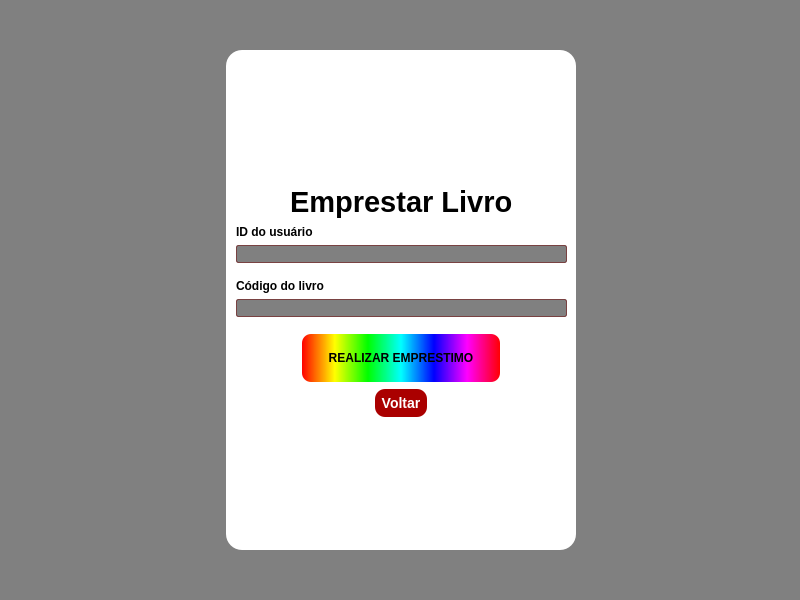
<?xml version="1.0" encoding="UTF-8"?>
<ui version="4.0">
 <class>MainWindow</class>
 <widget class="QMainWindow" name="MainWindow">
  <property name="geometry">
   <rect>
    <x>0</x>
    <y>0</y>
    <width>800</width>
    <height>600</height>
   </rect>
  </property>
  <property name="windowTitle">
   <string>MainWindow</string>
  </property>
  <property name="styleSheet">
   <string notr="true">font-family: Segoe UI;
font-weight: bold;
background:gray;
color: black;</string>
  </property>
  <widget class="QWidget" name="centralwidget">
   <widget class="QWidget" name="horizontalLayoutWidget">
    <property name="geometry">
     <rect>
      <x>0</x>
      <y>0</y>
      <width>801</width>
      <height>601</height>
     </rect>
    </property>
    <layout class="QHBoxLayout" name="horizontalLayout">
     <item>
      <spacer name="horizontalSpacer_2">
       <property name="orientation">
        <enum>Qt::Horizontal</enum>
       </property>
       <property name="sizeHint" stdset="0">
        <size>
         <width>40</width>
         <height>20</height>
        </size>
       </property>
      </spacer>
     </item>
     <item>
      <widget class="QFrame" name="frame">
       <property name="minimumSize">
        <size>
         <width>350</width>
         <height>500</height>
        </size>
       </property>
       <property name="maximumSize">
        <size>
         <width>16777215</width>
         <height>500</height>
        </size>
       </property>
       <property name="styleSheet">
        <string notr="true">background: rgb(255, 255, 255);
border-radius: 16px;
</string>
       </property>
       <property name="frameShape">
        <enum>QFrame::StyledPanel</enum>
       </property>
       <property name="frameShadow">
        <enum>QFrame::Raised</enum>
       </property>
       <widget class="QWidget" name="verticalLayoutWidget">
        <property name="geometry">
         <rect>
          <x>10</x>
          <y>10</y>
          <width>331</width>
          <height>481</height>
         </rect>
        </property>
        <layout class="QVBoxLayout" name="verticalLayout">
         <item>
          <spacer name="verticalSpacer_2">
           <property name="orientation">
            <enum>Qt::Vertical</enum>
           </property>
           <property name="sizeHint" stdset="0">
            <size>
             <width>20</width>
             <height>40</height>
            </size>
           </property>
          </spacer>
         </item>
         <item alignment="Qt::AlignHCenter">
          <widget class="QLabel" name="label_7">
           <property name="font">
            <font>
             <family>Segoe UI</family>
             <pointsize>22</pointsize>
             <weight>75</weight>
             <bold>true</bold>
            </font>
           </property>
           <property name="text">
            <string>Emprestar Livro</string>
           </property>
          </widget>
         </item>
         <item>
          <widget class="QLabel" name="label">
           <property name="text">
            <string>ID do usuário</string>
           </property>
          </widget>
         </item>
         <item>
          <widget class="QLineEdit" name="id_user">
           <property name="styleSheet">
            <string notr="true">background-color: gray;
color: white;
border: 1px solid;
border-radius: 2px;
border-color: rgb(121, 66, 66);
margin-bottom: 10px;
</string>
           </property>
           <property name="text">
            <string/>
           </property>
          </widget>
         </item>
         <item>
          <widget class="QLabel" name="label_2">
           <property name="text">
            <string>Código do livro</string>
           </property>
          </widget>
         </item>
         <item>
          <widget class="QLineEdit" name="cod_livro">
           <property name="styleSheet">
            <string notr="true">background-color: gray;
color: white;
border: 1px solid;
border-radius: 2px;
border-color: rgb(121, 66, 66);
margin-bottom: 10px;
</string>
           </property>
           <property name="text">
            <string/>
           </property>
          </widget>
         </item>
         <item alignment="Qt::AlignHCenter">
          <widget class="QPushButton" name="emp_but">
           <property name="sizePolicy">
            <sizepolicy hsizetype="Maximum" vsizetype="Fixed">
             <horstretch>0</horstretch>
             <verstretch>0</verstretch>
            </sizepolicy>
           </property>
           <property name="minimumSize">
            <size>
             <width>200</width>
             <height>50</height>
            </size>
           </property>
           <property name="font">
            <font>
             <family>Segoe UI</family>
             <weight>75</weight>
             <bold>true</bold>
            </font>
           </property>
           <property name="cursor">
            <cursorShape>PointingHandCursor</cursorShape>
           </property>
           <property name="styleSheet">
            <string notr="true">background-color: qlineargradient(spread:pad, x1:0, y1:0, x2:1, y2:0, stop:0 rgba(255, 0, 0, 255), stop:0.166 rgba(255, 255, 0, 255), stop:0.333 rgba(0, 255, 0, 255), stop:0.5 rgba(0, 255, 255, 255), stop:0.666 rgba(0, 0, 255, 255), stop:0.833 rgba(255, 0, 255, 255), stop:1 rgba(255, 0, 0, 255));
border: 2px solid;
border-radius: 10px;
border-color: transparent;
color: black;</string>
           </property>
           <property name="text">
            <string>REALIZAR EMPRESTIMO</string>
           </property>
          </widget>
         </item>
         <item alignment="Qt::AlignHCenter">
          <widget class="QPushButton" name="emp_home">
           <property name="cursor">
            <cursorShape>PointingHandCursor</cursorShape>
           </property>
           <property name="styleSheet">
            <string notr="true">background-color:  rgb(170, 0, 0);
border-radius: 10px;
font: bold 14px;
padding: 6px;
color:  white;
</string>
           </property>
           <property name="text">
            <string>Voltar</string>
           </property>
          </widget>
         </item>
         <item>
          <spacer name="verticalSpacer">
           <property name="orientation">
            <enum>Qt::Vertical</enum>
           </property>
           <property name="sizeHint" stdset="0">
            <size>
             <width>20</width>
             <height>40</height>
            </size>
           </property>
          </spacer>
         </item>
        </layout>
       </widget>
      </widget>
     </item>
     <item>
      <spacer name="horizontalSpacer">
       <property name="orientation">
        <enum>Qt::Horizontal</enum>
       </property>
       <property name="sizeHint" stdset="0">
        <size>
         <width>40</width>
         <height>20</height>
        </size>
       </property>
      </spacer>
     </item>
    </layout>
   </widget>
  </widget>
 </widget>
 <resources/>
 <connections/>
</ui>
